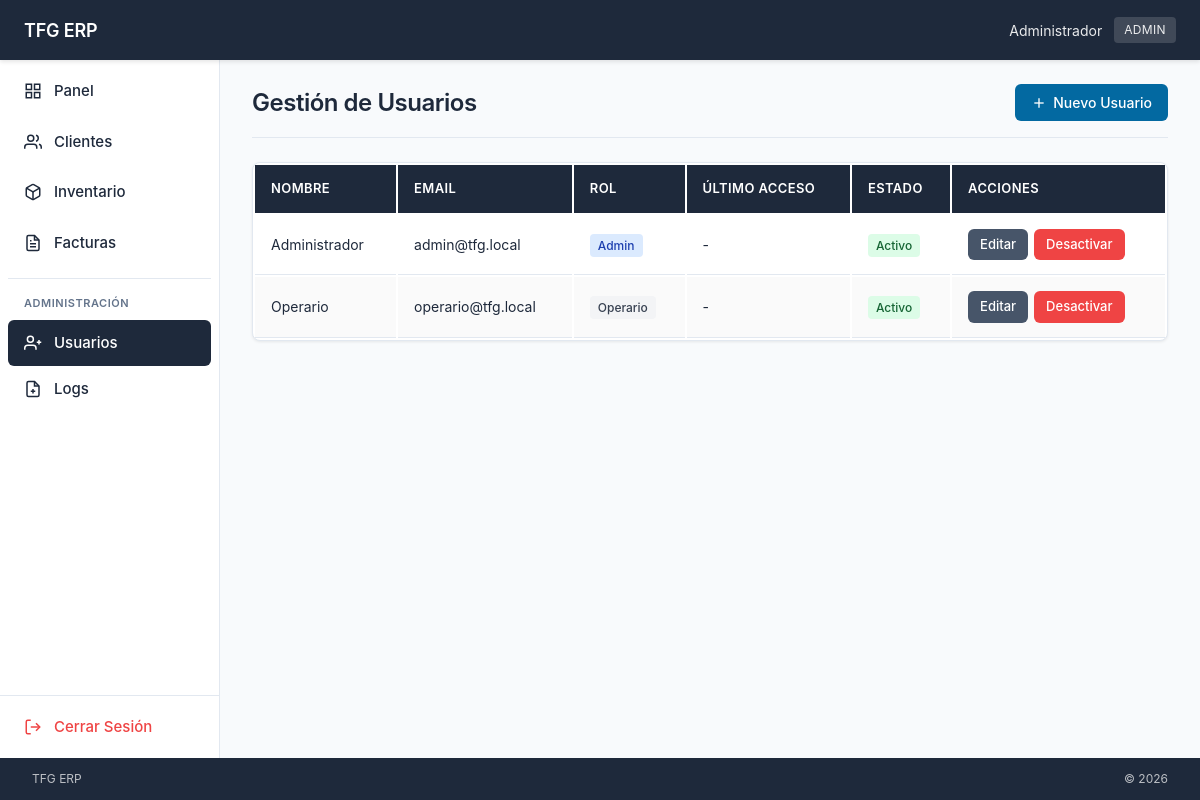
Page /index.php?controller=usuario&action=index (signed in) on the committed database.
### tables this page shows
CREATE TABLE IF NOT EXISTS usuarios (
    id INT AUTO_INCREMENT PRIMARY KEY,
    nombre VARCHAR(100) NOT NULL,
    email VARCHAR(100) NOT NULL UNIQUE,
    password VARCHAR(255) NOT NULL,
    rol ENUM('admin', 'operario') DEFAULT 'operario',
    activo TINYINT(1) DEFAULT 1,
    ultimo_acceso DATETIME DEFAULT NULL,
    created_at DATETIME DEFAULT CURRENT_TIMESTAMP,
    updated_at DATETIME DEFAULT CURRENT_TIMESTAMP ON UPDATE CURRENT_TIMESTAMP
);

### config/db.php (called while the page is built, shortened)
<?php
function getDBConnection() {
    $dsn = "mysql:host=" . DB_HOST . ";dbname=" . DB_NAME . ";charset=" . DB_CHARSET;
    try {
        $pdo = new PDO($dsn, DB_USER, DB_PASS, [
            PDO::ATTR_ERRMODE => PDO::ERRMODE_EXCEPTION,
            PDO::ATTR_DEFAULT_FETCH_MODE => PDO::FETCH_ASSOC,
            PDO::ATTR_EMULATE_PREPARES => false
        ]);
        return $pdo;
    } catch (PDOException $e) {
        error_log("Error de conexión: " . $e->getMessage());
        return null;
    }
}

### app/models/Usuario.php (called while the page is built, shortened)
<?php
class Usuario {
    private $pdo;
    public function __construct() {
        require_once __DIR__ . '/../../config/db.php';
        $this->pdo = getDBConnection();
    }
    public function obtenerTodos() {
        $stmt = $this->pdo->query("SELECT id, nombre, email, rol, activo, ultimo_acceso, created_at FROM usuarios ORDER BY nombre ASC");
        return $stmt->fetchAll();
    }
}

### app/views/usuarios/listado.php (the view, shortened to what this page needs)
<div class="page-header">
    <h1>Gestión de Usuarios</h1>
    <a href="index.php?controller=usuario&action=nuevo" class="btn btn-primary">
        <svg xmlns="http://www.w3.org/2000/svg" width="16" height="16" viewBox="0 0 24 24" fill="none" stroke="currentColor" stroke-width="2"><line x1="12" y1="5" x2="12" y2="19"></line><line x1="5" y1="12" x2="19" y2="12"></line></svg>
        Nuevo Usuario
    </a>
</div>
<?php if (empty($usuarios)): ?>
    <div class="empty-state">
        <p>No hay usuarios registrados</p>
    </div>
<?php else: ?>
    <table class="data-table">
        <thead>
            <tr>
                <th>Nombre</th>
                <th>Email</th>
                <th>Rol</th>
                <th>Último Acceso</th>
                <th>Estado</th>
                <th>Acciones</th>
            </tr>
        </thead>
        <tbody>
            <?php foreach ($usuarios as $usuario): ?>
                <tr>
                    <td><?= htmlspecialchars($usuario['nombre']) ?></td>
                    <td><?= htmlspecialchars($usuario['email']) ?></td>
                    <td>
                        <span class="badge badge-<?= $usuario['rol'] ?>"><?= ucfirst($usuario['rol']) ?></span>
                    </td>
                    <td><?= $usuario['ultimo_acceso'] ? date('d/m/Y H:i', strtotime($usuario['ultimo_acceso'])) : '-' ?></td>
                    <td>
                        <span class="badge badge-<?= $usuario['activo'] ? 'activo' : 'inactivo' ?>">
                            <?= $usuario['activo'] ? 'Activo' : 'Inactivo' ?>
                        </span>
                    </td>
                    <td class="actions">
                        <a href="index.php?controller=usuario&action=editar&id=<?= $usuario['id'] ?>" class="btn btn-sm btn-secondary">Editar</a>
                        <?php if ($usuario['activo']): ?>
                            <a href="index.php?controller=usuario&action=eliminar&id=<?= $usuario['id'] ?>" class="btn btn-sm btn-danger" onclick="return confirm('¿Desactivar este usuario?')">Desactivar</a>
                        <?php else: ?>
                            <a href="index.php?controller=usuario&action=activar&id=<?= $usuario['id'] ?>" class="btn btn-sm btn-primary" onclick="return confirm('¿Activar este usuario?')">Activar</a>
                        <?php endif; ?>
                    </td>
                </tr>
            <?php endforeach; ?>
        </tbody>
    </table>
<?php endif; ?>

### app/controllers/UsuarioController.php (shortened to what this page needs)
<?php
class UsuarioController {
    private $modelo;
    private $viewPath;
    public function __construct() {
        $this->modelo = new Usuario();
        $this->viewPath = __DIR__ . '/../views/usuarios/';
    }
    public function index() {
        $usuarios = $this->modelo->obtenerTodos();
        $this->render('listado', ['usuarios' => $usuarios]);
    }
    private function render($vista, $data = []) {
        extract($data);
        $viewFile = $this->viewPath . $vista . '.php';
        if (file_exists($viewFile)) {
            require $viewFile;
        } else {
            echo "Vista no encontrada: $vista";
        }
        $content = ob_get_clean();
        require __DIR__ . '/../views/layout.php';
    }
}

### index.php (shortened to what this page needs)
<?php
require_once __DIR__ . '/config/db.php';
require_once __DIR__ . '/app/models/Usuario.php';
$controller = $_GET['controller'] ?? 'auth';
$action = $_GET['action'] ?? 'index';
$controllerFile = __DIR__ . '/app/controllers/' . ucfirst($controller) . 'Controller.php';
if (file_exists($controllerFile)) {
    $instance = new $className();
    if (method_exists($instance, $action)) {
        $id = $_GET['id'] ?? null;
        $instance->$action($id);
    } else {
        ApiResponse::error404('Acción no encontrada');
    }
} else {
    ApiResponse::error404('Controlador no encontrado');
}

### app/views/layout.php (shortened to what this page needs)
<!DOCTYPE html>
<html lang="es">
<head>
    <link rel="stylesheet" href="/tarde/tfg-erp/public/css/style.css">
</head>
<body>
    <div class="app-container">
        <header class="app-header">
            <div class="header-logo">TFG ERP</div>
            <div class="header-user">
                <span><?= htmlspecialchars($_SESSION['usuario_nombre'] ?? '') ?></span>
                <span class="user-badge"><?= htmlspecialchars($_SESSION['rol'] ?? '') ?></span>
            </div>
        </header>
        <div class="app-body">
            <aside class="app-sidebar">
                <nav class="sidebar-nav">
                    <a href="index.php?controller=main&action=index" class="sidebar-link <?= ($_GET['controller'] ?? '') === 'main' ? 'active' : '' ?>">
                        Panel
                    </a>
                    <a href="index.php?controller=cliente&action=index" class="sidebar-link <?= ($_GET['controller'] ?? '') === 'cliente' ? 'active' : '' ?>">
                        Clientes
                    </a>
                    <a href="index.php?controller=producto&action=index" class="sidebar-link <?= ($_GET['controller'] ?? '') === 'producto' ? 'active' : '' ?>">
                        Inventario
                    </a>
                    <a href="index.php?controller=factura&action=index" class="sidebar-link <?= ($_GET['controller'] ?? '') === 'factura' ? 'active' : '' ?>">
                        Facturas
                    </a>
                    <?php if (($_SESSION['rol'] ?? '') === 'admin'): ?>
                    <div class="sidebar-section">
                        <span class="sidebar-section-title">Administración</span>
                        <a href="index.php?controller=usuario&action=index" class="sidebar-link <?= ($_GET['controller'] ?? '') === 'usuario' ? 'active' : '' ?>">
                            Usuarios
                        </a>
                        <a href="index.php?controller=log&action=index" class="sidebar-link <?= ($_GET['controller'] ?? '') === 'log' ? 'active' : '' ?>">
                            Logs
                        </a>
                    </div>
                    <?php endif; ?>
                </nav>
                <div class="sidebar-footer">
                    <a href="index.php?controller=auth&action=logout" class="sidebar-link sidebar-link-logout">
                        <svg xmlns="http://www.w3.org/2000/svg" width="18" height="18" viewBox="0 0 24 24" fill="none" stroke="currentColor" stroke-width="2"><path d="M9 21H5a2 2 0 0 1-2-2V5a2 2 0 0 1 2-2h4"></path><polyline points="16 17 21 12 16 7"></polyline><line x1="21" y1="12" x2="9" y2="12"></line></svg>
                        Cerrar Sesión
                    </a>
                </div>
            </aside>
            <main class="app-main">
                <?= $content ?? '' ?>
            </main>
        </div>
        <footer class="app-footer">
            <span>TFG ERP</span>
            <span>&copy; <?= date('Y') ?></span>
        </footer>
    </div>
</body>
</html>

### app/views/usuarios/listado.php (style rules this page uses)
.badge { padding: 0.25rem 0.5rem; border-radius: 4px; font-size: 0.75rem; font-weight: 500; }
.badge-admin { background: #dbeafe; color: #1e40af; }
.badge-operario { background: #f3f4f6; color: #374151; }
.badge-activo { background: #dcfce7; color: #166534; }

### rows in the picture
usuarios: nombre "Administrador", email "admin@tfg.local", rol "Admin", activo "Activo"
usuarios: nombre "Operario", email "operario@tfg.local", rol "Operario", activo "Activo"

### other values in the picture
$_SESSION['usuario_nombre'] "Administrador"
$_SESSION['rol'] "ADMIN"
